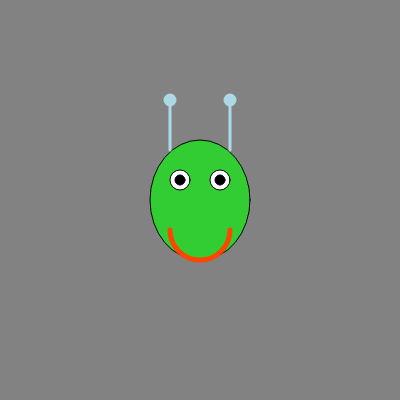
Frame 1 (no input)
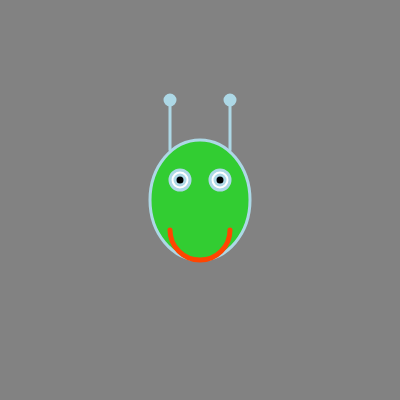
Frame 60 (no input)
Frame 120 (the mouse pressed at the canvas centre since frame 60): identical to frame 60, image omitted

The p5.js sketch that drew these frames (run headless with seeded random() and noise() and a simulated clock; from frame 60 on, the mouse is pressed at the canvas centre):

// p5.js sketch
// ── sketch.js
function setup() {
  createCanvas(400,400); // canvas size
}

function draw() {
  background(130); // background color grey

  // Head
  fill(50,205,50); // head color light green
  ellipse(200,200,100,120); // ellipse for the head

  // Eyes
  fill(255); // eye color  white
  ellipse(180,180,20,20); // left eye
  ellipse(220,180,20,20); // right eye

  fill(0); // pupil color black
  ellipse(180,180,10,10); // left pupil
  ellipse(220,180,10,10); // right pupil

  // Mouth
  noFill(); // No fill for the mouth
  stroke(255,69,0); // mouth color orange-red
  strokeWeight(5); // mouth thickness
  arc(200,230,60,60,0, PI); // arc for the mouth

  // Antennae
  stroke(173,216,230); // antennae color light blue
  strokeWeight(3); // antennae thickness
  line(170,150,170,100); // left antenna
  line(230,150,230,100); // right antenna

  // Antenna tips
  fill(173,216,230); // antenna tip color light blue
  ellipse(170,100,10,10); // left antenna tip
  ellipse(230,100,10,10); // right antenna tip
}
